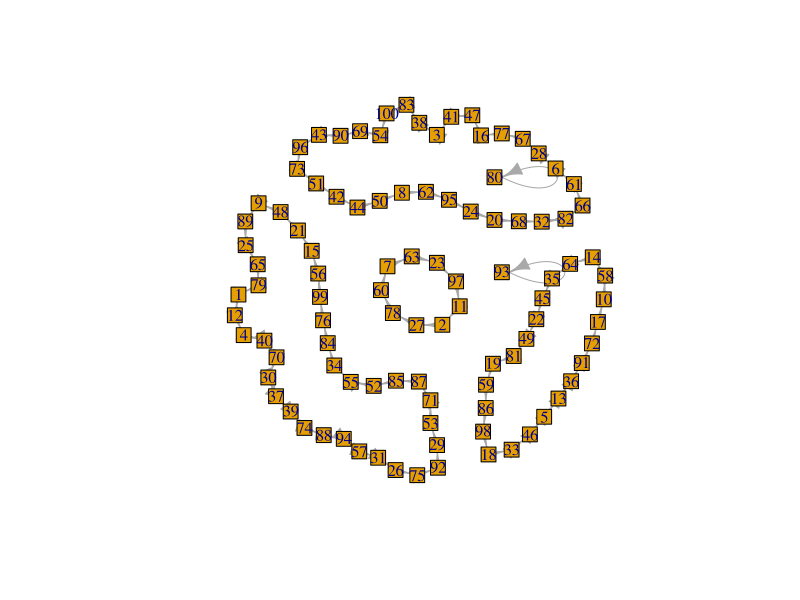
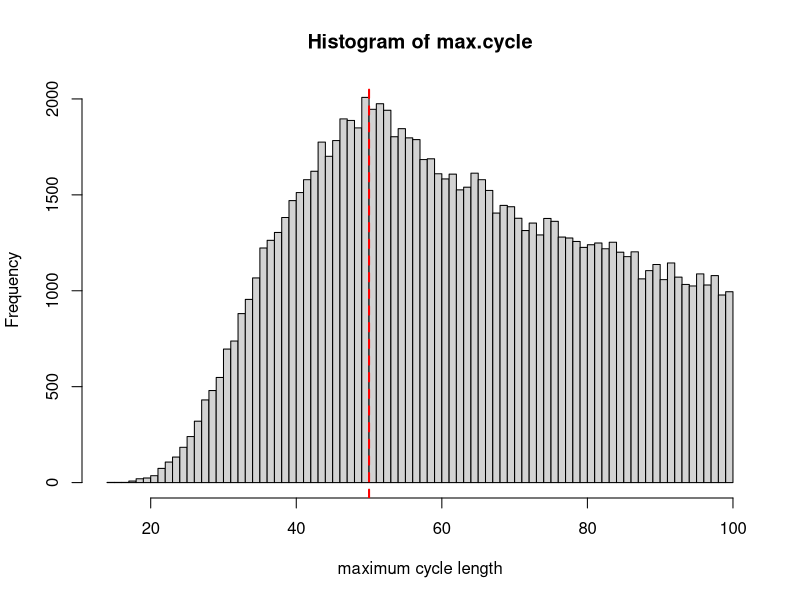

R code for these plots, in order: (Note: a time limit stopped this script after it produced the figures.)
## The 100 prisoners problem is a mathematical problem in probability
## theory and combinatorics. In this problem, 100 numbered prisoners
## must find their own numbers in one of 100 drawers in order to
## survive. The rules state that each prisoner may open only 50
## drawers and cannot communicate with other prisoners. At first
## glance, the situation appears hopeless, but a clever strategy
## offers the prisoners a realistic chance of survival. Danish
## computer scientist Peter Bro Miltersen first proposed the problem
## in 2003.
##
## See more details: https://en.wikipedia.org/wiki/100_prisoners_problem


##------------------------------------------------------------------------
## Define optimal "follow-the-box" strategy: choose box with own
## number, check and then go to next box according to number in the
## last box. Repeat until your number is found or fail if 50 steps
## are exceeded.
## ------------------------------------------------------------------------

followBox <- function(boxes, i) {
    kmax <- length(boxes)/2
    for(k in 1:kmax) {
        if(k==1) {
            next.box <- i  ## start with box with own number
            ##next.box <- sample(100,1)            
        } else {
            next.box <- boxes[last.box]
        }
        if(boxes[next.box]==i) return(TRUE)
        last.box <- next.box
    }
    return(FALSE) ## failed
}

## random choice strategy... not good
randomBox <- function(boxes, i) {
    sel <- sample(100,50)
    opened <- boxes[sel]
    opened
    if(i %in% opened) return(TRUE)
    return(FALSE)
}


##------------------------------------------------------------------------
## Repeat 1000 times the game: each prisoner adheres to the strategy.
##------------------------------------------------------------------------

niter=1000
result <- rep(NA,niter)
for(i in 1:niter) {
    boxes <- sample(100)
    ##game  <- sapply(1:100, function(i) randomBox(boxes, i))
    game  <- sapply(1:100, function(i) followBox(boxes, i))    
    result[i] <- all(game==TRUE)*1
}
mean(result)

##------------------------------------------------------------------------
## What is the probability distribution of maximum ring size?
##------------------------------------------------------------------------
library(igraph)

max.cycle <- c()
for(i in 1:100000) {

    # sample new game with new boxes
    boxes <- sample(100)

    # define links/edges and make the graph
    edges <- mapply(c, 1:100, boxes[1:100])
    G <- igraph::make_graph(as.vector(edges))
    ##plot(G, vertex.size=0.4)    

    # get maximum cycle size
    csize <- max(igraph::components(G)$csize)
    csize    
    max.cycle <- c(max.cycle, csize)
}

## plot example graph
png("graph.png")
plot(G, vertex.shape="square", vertex.size=8, layout=layout_with_fr)
dev.off()

## histogram of max.cycle
png("histogram.png")
hist(max.cycle, breaks=100, xlab="maximum cycle length")
abline(v=50, lty=2, col="red", lwd=2)
dev.off()

##------------------------------------------------------------------------
## What is the probability that the max ring size is 50 or smaller?
##------------------------------------------------------------------------
mean(max.cycle <= 50)


##------------------------------------------------------------------------
## Does the probability of winning depend on the number of prisoners?
## We repeat the same but for different number of prison sizes (psize).
##------------------------------------------------------------------------
niter=10000  ## increase for more accuracy
psizes = c(10,20,50,100,250,500,1000)
all.results <- c()
for(psize in psizes) {
    result <- rep(NA,niter)
    for(i in 1:niter) {
        boxes <- sample(psize)
        ##game  <- sapply(1:100, function(i) randomBox(boxes, i))
        game  <- sapply(1:psize, function(i) followBox(boxes, i))    
        result[i] <- all(game==TRUE)*1
    }
    mean(result)
    all.results <- c(all.results, mean(result))
}
all.results

png("barplot.png")
barplot(all.results, names.arg=paste("P=",psizes),
    main="Winning probability vs prison size",
    ylab = "probability", xlab="prison size")
abline(h=0.30685, col="red", lty=2, lwd=2)  ## theoretical asymptotic best
dev.off()
